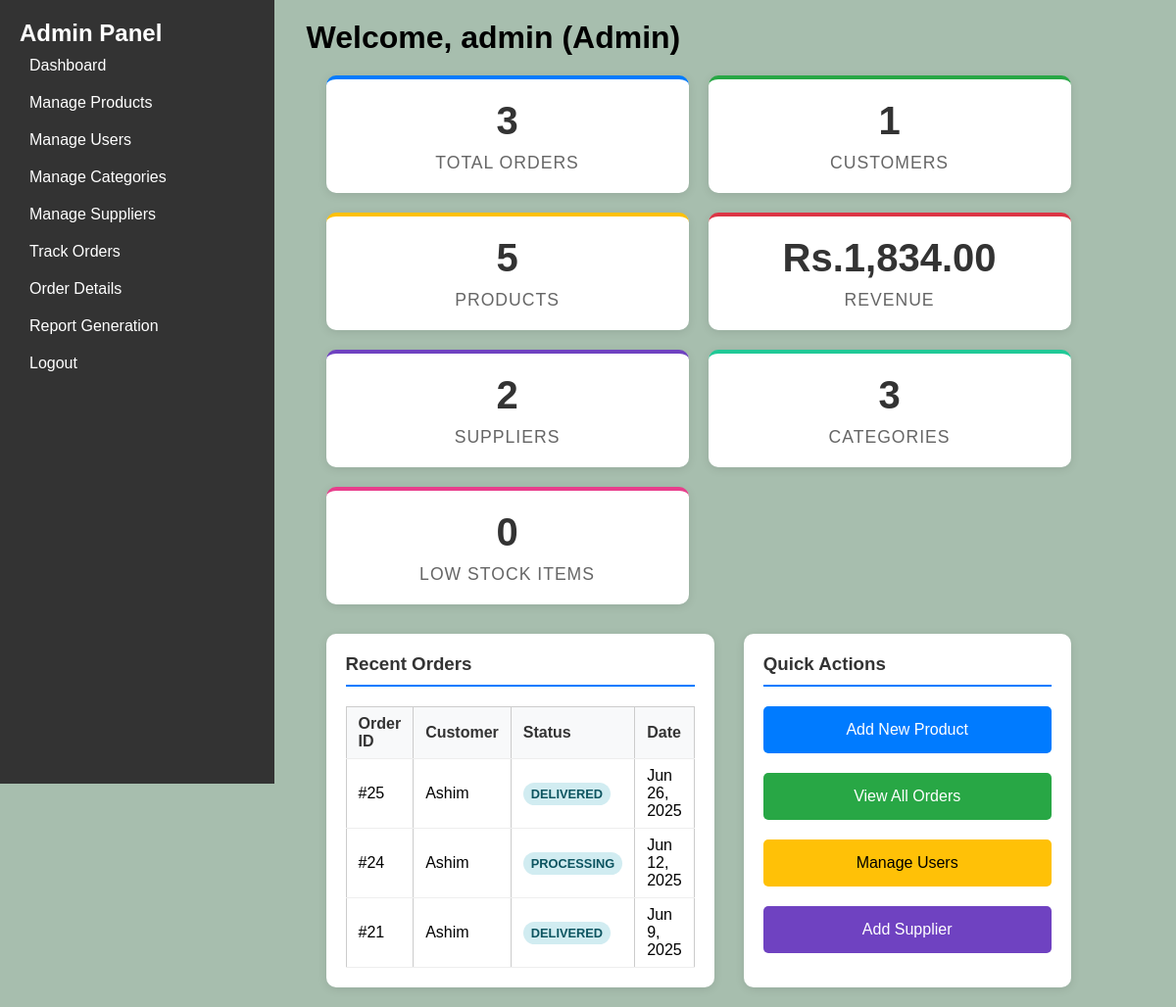
/admin_dashboard.php (signed in), run on the app's committed database.
### tables this page shows
CREATE TABLE `orders` (
  `order_id` int(11) NOT NULL,
  `ordered_at` timestamp NOT NULL DEFAULT current_timestamp() ON UPDATE current_timestamp(),
  `user_id` int(11) NOT NULL,
  `order_date` timestamp NOT NULL DEFAULT current_timestamp(),
  `order_status` varchar(20) DEFAULT NULL,
  `product_id` int(11) DEFAULT NULL,
  `created_at` timestamp NOT NULL DEFAULT current_timestamp(),
  `quantity` int(11) NOT NULL DEFAULT 1,
  `supplier_id` int(11) DEFAULT NULL
);

CREATE TABLE `users` (
  `user_id` int(11) NOT NULL,
  `username` varchar(50) NOT NULL,
  `password` varchar(255) NOT NULL,
  `role` enum('admin','user') DEFAULT NULL,
  `created_at` timestamp NOT NULL DEFAULT current_timestamp()
);

### admin_dashboard.php (the view, shortened to what this page needs)
<?php
$servername = "localhost";
$username = "root";
$password = "";
$dbname = "inventory_management_system";
$conn = new mysqli($servername, $username, $password, $dbname);
$totalProducts = $conn->query("SELECT COUNT(*) as count FROM products")->fetch_assoc()['count'];
$totalCategories = $conn->query("SELECT COUNT(*) as count FROM categories")->fetch_assoc()['count'];
$totalSuppliers = $conn->query("SELECT COUNT(*) as count FROM suppliers")->fetch_assoc()['count'];
$totalUsers = $conn->query("SELECT COUNT(*) as count FROM users WHERE role = 'user'")->fetch_assoc()['count'];
$totalOrders = $conn->query("SELECT COUNT(*) as count FROM orders")->fetch_assoc()['count'];
$lowStockProducts = $conn->query("SELECT COUNT(*) as count FROM products WHERE quantity < 10")->fetch_assoc()['count'];
$totalRevenue = $conn->query("SELECT SUM(p.price * oi.quantity) as revenue FROM order_items oi JOIN products p ON oi.product_id = p.product_id JOIN orders o ON oi.order_id = o.order_id WHERE o.order_status = 'delivered'")->fetch_assoc()['revenue'] ?? 0;
$recentOrders = $conn->query("SELECT o.order_id, u.username, o.order_status, o.created_at FROM orders o JOIN users u ON o.user_id = u.user_id ORDER BY o.created_at DESC LIMIT 5");
?>
<!DOCTYPE html>
<html lang="en">
<head>
</head>
<body>
<div class="sidebar">
    <h2>Admin Panel</h2>
    <a href="#" onclick="showSection('dashboardSection')">Dashboard</a>
    <a href="#" onclick="showSection('productsSection')">Manage Products</a>
    <a href="#" onclick="showSection('usersSection')">Manage Users</a>
    <a href="#" onclick="showSection('categoriesSection')">Manage Categories</a>
    <a href="#" onclick="showSection('suppliersSection')">Manage Suppliers</a>
    <a href="#" onclick="showSection('ordersTrackingSection')">Track Orders</a>
    <a href="#" onclick="showSection('orderDetailsSection')">Order Details</a>
    <a href="#" onclick="showSection('reportSection')">Report Generation</a>
    <a href="logout.php" class="logout">Logout</a>
</div>
<div class="container">
    <h1>Welcome, <?php echo htmlspecialchars($_SESSION['username']); ?> (Admin)</h1>
    <div id="dashboardSection" class="section active">
        <div class="dashboard-grid">
            <div class="stat-card orders">
                <div class="stat-number"><?php echo $totalOrders; ?></div>
                <div class="stat-label">Total Orders</div>
            </div>
            <div class="stat-card customers">
                <div class="stat-number"><?php echo $totalUsers; ?></div>
                <div class="stat-label">Customers</div>
            </div>
            <div class="stat-card products">
                <div class="stat-number"><?php echo $totalProducts; ?></div>
                <div class="stat-label">Products</div>
            </div>
            <div class="stat-card revenue">
                <div class="stat-number">Rs.<?php echo number_format($totalRevenue, 2); ?></div>
                <div class="stat-label">Revenue</div>
            </div>
            <div class="stat-card suppliers">
                <div class="stat-number"><?php echo $totalSuppliers; ?></div>
                <div class="stat-label">Suppliers</div>
            </div>
            <div class="stat-card categories">
                <div class="stat-number"><?php echo $totalCategories; ?></div>
                <div class="stat-label">Categories</div>
            </div>
            <div class="stat-card lowstock">
                <div class="stat-number"><?php echo $lowStockProducts; ?></div>
                <div class="stat-label">Low Stock Items</div>
            </div>
        </div>
        <div class="dashboard-section">
            <div class="recent-section">
                <h3>Recent Orders</h3>
                <table class="recent-orders-table">
                    <tr>
                        <th>Order ID</th>
                        <th>Customer</th>
                        <th>Status</th>
                        <th>Date</th>
                    </tr>
                    <?php if ($recentOrders->num_rows > 0): ?>
                        <?php while ($order = $recentOrders->fetch_assoc()): ?>
                            <tr>
                                <td>#<?php echo $order['order_id']; ?></td>
                                <td><?php echo htmlspecialchars($order['username']); ?></td>
                                <td>
                                    <span class="status-badge status-<?php echo strtolower($order['order_status']); ?>">
                                        <?php echo htmlspecialchars($order['order_status']); ?>
                                    </span>
                                </td>
                                <td><?php echo date('M j, Y', strtotime($order['created_at'])); ?></td>
                            </tr>
                        <?php endwhile; ?>
                    <?php else: ?>
                        <tr>
                            <td colspan="4" style="text-align: center; color: #666;">No orders found</td>
                        </tr>
                    <?php endif; ?>
                </table>
            </div>
            <div class="recent-section">
                <h3>Quick Actions</h3>
                <div style="display: flex; flex-direction: column; gap: 10px;">
                    <button onclick="showSection('productsSection')" style="width: 100%; padding: 15px; background: #007bff; color: white; border: none; border-radius: 5px; cursor: pointer;">Add New Product</button>
                    <button onclick="showSection('ordersTrackingSection')" style="width: 100%; padding: 15px; background: #28a745; color: white; border: none; border-radius: 5px; cursor: pointer;">View All Orders</button>
                    <button onclick="showSection('usersSection')" style="width: 100%; padding: 15px; background: #ffc107; color: black; border: none; border-radius: 5px; cursor: pointer;">Manage Users</button>
                    <button onclick="showSection('suppliersSection')" style="width: 100%; padding: 15px; background: #6f42c1; color: white; border: none; border-radius: 5px; cursor: pointer;">Add Supplier</button>
                </div>
            </div>
        </div>
    </div>
</div>
</body>
</html>

### admin_dashboard.php (style rules this page uses)
* { margin: 0; padding: 0; box-sizing: border-box; }
body { font-family: Arial, sans-serif; background: #A7BEAE; margin: 0; padding: 0; display: flex; min-height: 100vh; }
input, select, button { width: 50%; padding: 5px; margin: 5px 0; border: 1px solid #ccc; border-radius: 5px; font-size: 16px; }
.sidebar { width: 280px; background: #333; color: white; padding: 20px; height: 100vh; position: fixed; left: 0; top: 0; overflow-y: auto; }
.sidebar a { display: block; color: white; padding: 10px; text-decoration: none; }
.container { margin-left: 120px; padding: 20px; width: calc(100% - 360px); }
.section { display: none; }
.active { display: block; }
table { width: 100%; border-collapse: collapse; margin-top: 20px; }
table, th, td { border: 1px solid #ddd; text-align: left; }
th, td { padding: 12px; text-align: left; border: 1px solid #ccc; }
th { background: #404041; color: white; }
a { text-decoration: none; color: red; }
.dashboard-grid { display: grid; grid-template-columns: repeat(auto-fit, minmax(250px, 1fr)); gap: 20px; margin-bottom: 30px; }
.stat-card { background: white; padding: 20px; border-radius: 10px; box-shadow: 0 2px 10px rgba(0,0,0,0.1); text-align: center; transition: transform 0.3s ease; }
.stat-number { font-size: 2.5em; font-weight: bold; color: #333; margin-bottom: 10px; }
.stat-label { font-size: 1.1em; color: #666; text-transform: uppercase; letter-spacing: 1px; }
.stat-card.orders { border-top: 4px solid #007bff; }
.stat-card.customers { border-top: 4px solid#28a745; }
.stat-card.products { border-top: 4px solid #ffc107; }
.stat-card.revenue { border-top: 4px solid #dc3545; }
.stat-card.suppliers { border-top: 4px solid #6f42c1; }
.stat-card.categories { border-top: 4px solid #20c997; }
.stat-card.lowstock { border-top: 4px solid #e83e8c; }
.dashboard-section { display: grid; grid-template-columns: 1fr 1fr; gap: 30px; margin-top: 30px; }
.recent-section { background: white; padding: 20px; border-radius: 10px; box-shadow: 0 2px 10px rgba(0,0,0,0.1); }
.recent-section h3 { margin-bottom: 15px; color: #333; border-bottom: 2px solid #007bff; padding-bottom: 10px; }
.recent-orders-table { width: 100%; border-collapse: collapse; }
.recent-orders-table th, .recent-orders-table td { padding: 8px 12px; text-align: left; border-bottom: 1px solid #eee; }
.recent-orders-table th { background: #f8f9fa; font-weight: bold; color: #333; }
.status-badge { padding: 4px 8px; border-radius: 12px; font-size: 0.8em; font-weight: bold; text-transform: uppercase; }
.status-processing { background: #d1ecf1; color: #0c5460; }
.status-delivered { background: #d1ecf1; color: #0c5460; }
.section { display: none; padding: 20px; }
.section.active { display: block; }

### data on the page
orders: order_id "25", user.username "Ashim", order_status "DELIVERED", created_at "Jun 26, 2025"
orders: order_id "24", user.username "Ashim", order_status "PROCESSING", created_at "Jun 12, 2025"
orders: order_id "21", user.username "Ashim", order_status "DELIVERED", created_at "Jun 9, 2025"

### other printed values
$_SESSION['username'] "admin"
$totalOrders "3"
$totalUsers "1"
$totalProducts "5"
$totalRevenue "1,834.00"
$totalSuppliers "2"
$totalCategories "3"
$lowStockProducts "0"
